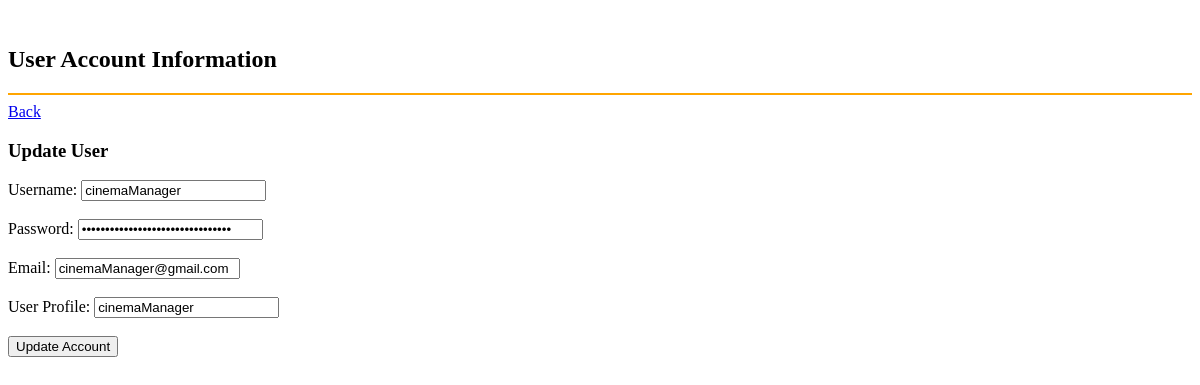
The app's page /cinemetho/Boundary/updateUserAccount.php?user_id=12, older data.
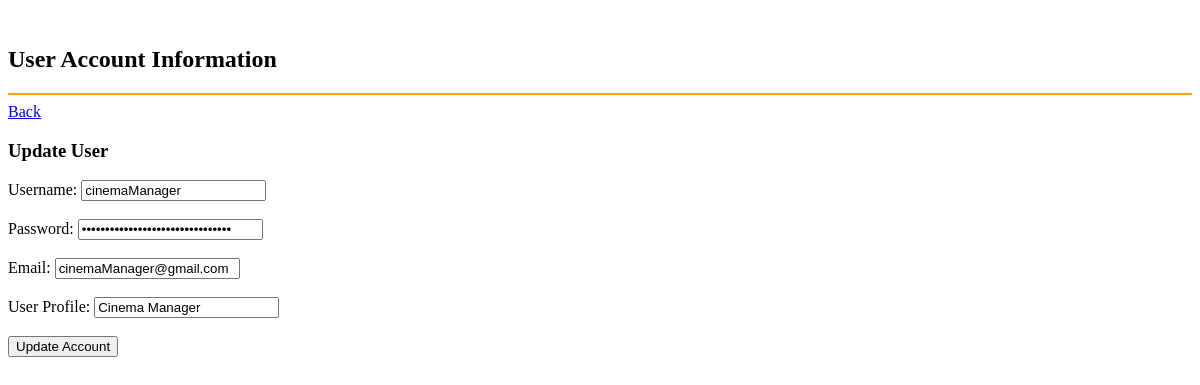
The same page, newer data.
### tables this page shows
CREATE TABLE `user` (
  `user_id` int(10) NOT NULL,
  `username` varchar(50) NOT NULL,
  `email` varchar(100) NOT NULL,
  `password` varchar(50) NOT NULL,
  `cust_profile` varchar(50) NOT NULL,
  `user_profile` varchar(100) NOT NULL DEFAULT 'Customer',
  `login_date` date NOT NULL,
  `user_status` varchar(50) NOT NULL DEFAULT 'Active'
);

### cinemetho/Entity/UserAccountEntity.php (called while the page is built, shortened)
<?php
class UserAccount
{
    public function getUserAccountByID($user_id)
    {
        $conn = mysqli_connect(HOST, USER, PASS, DB);
        $stmt = $conn->prepare("SELECT * FROM user WHERE user_id = ?");
        $stmt->bind_param("i", $user_id);
        $stmt->execute();
        $result = $stmt->get_result();
        if ($result->num_rows == 1) {
            return $result->fetch_assoc();
        } else {
            return false;
        }
    }
}

### cinemetho/Boundary/updateUserAccount.php (the view, shortened to what this page needs)
<?php
$id=isset($_GET['user_id']) ? $_GET['user_id'] : die('ERROR: Record ID not found.');
$userAccount = new UserAccount();
$userAccountData = $userAccount->getUserAccountByID($id);
$username = $userAccountData['username'];
$password = $userAccountData['password'];
$email = $userAccountData['email'];
$user_profile = $userAccountData['user_profile'];
?>
<!DOCTYPE html>
<html lang="en">
<head>
    <link rel="stylesheet" href="https://maxcdn.bootstrapcdn.com/font-awesome/latest/css/font-awesome.min.css" />
</head>
<body class="index-page sidebar-collapse">
    <div class="wrapper">
<br>
        <div class="main">
            <div class="section section-basic">
                <div class="container">
                      <h2>User Account Information</h2>
                      <hr color="orange">
                      <a href='manageUser.php' class='btn btn-warning btn-round'>Back</a>
                <br>
                <div class="col-md-12">
            <div class="panel panel-success panel-size-custom">
                <div class="panel-heading"><h3>Update User</h3></div>
                  <div class="panel-body">
                    <form action="updateUserAccount.php" method="post">
                        <div class="form group">
                            <label for="username">Username:</label>
                            <input type="text" class="form-control" id="username" name="username" value="<?php echo $username;?>">
                            <br><br>
                            <label for="password">Password: </label>
                            <input type="password" class="form-control" id="password" name="password" value="<?php echo $password;?>">
                            <br><br>
                            <label for="email">Email:</label>
                            <input type="text" class="form-control" id="email" name="email" value="<?php echo $email;?>">
                            <br><br>
                            <label for="user_profile">User Profile:</label>
                            <input type="text" class="form-control" id="user_profile" name="user_profile" value="<?php echo $user_profile;?>">
                        </div>
                        <br>
                        <div class="form group">
                            <button type="submit" class="btn btn-success btn-round" id="submit" name="update">
                            <i class="now-ui-icons ui-1_check"></i> Update Account
                            </button>
                        </div>
                    </form>
                </div>
            </div>
</div>
</div>
</div>
    </div>
</body>
</html>

Row changes from the older to the newer data that the page shows:
changed user "cinemaManager": user_profile "cinemaManager" → "Cinema Manager"
